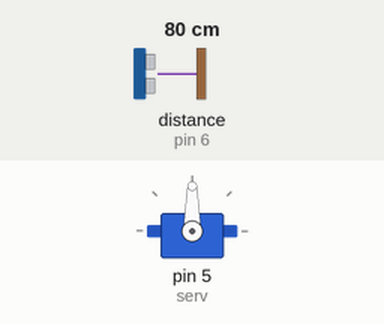
This sketch was run on a simulated Arduino Uno, built with avr-gcc and run on an emulated ATmega328P. Shown: servo. Wiring (inferred from the names in the program): ultrasonic range finder: trigger pin 7; echo pin 6. The test bench sets the inputs (shaded band); at power-on: distance to the obstacle (sensor on pin 6) 80 cm. The echo pulse lasts 58.3 µs per cm.

Above: at 1.2 s.
1.3 s: distance to the obstacle (sensor on pin 6) set to 12 cm
2.8 s: distance to the obstacle (sensor on pin 6) set to 9 cm
At 4.4 s:
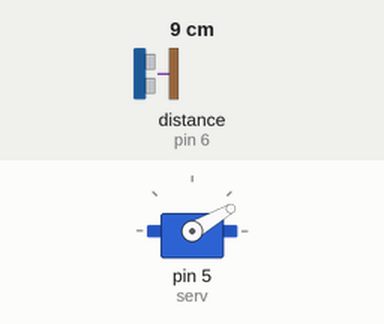
5.8 s: distance to the obstacle (sensor on pin 6) set to 4 cm
8.8 s: distance to the obstacle (sensor on pin 6) set to 2 cm
At 9.12 s:
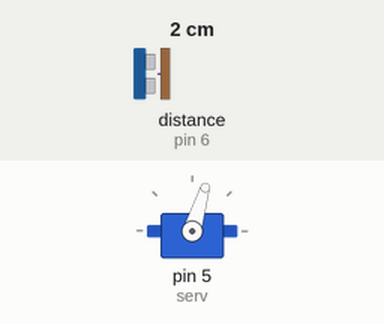
Timing chart, 0 to 11.4 s (numbered marks = the images above; inputs shaded):
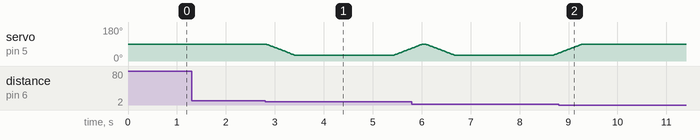

The sketch:

Smart_Door.ino
```cpp
#include <Servo.h>

int serv=5;
int echo=6;
int trig=7;

Servo sv;
int pos=90;
double val;

void setup()
{
  sv.attach(serv);
  sv.write(90);
}

void loop()
{
  delay(50);
  val=readL();
  if(val>=2&&val<=10)
  {
    openD();
  }
}

float readL()
{
  long duration,inches;
  float d;
  pinMode(trig,OUTPUT);
  digitalWrite(trig,LOW);
  delayMicroseconds(2);
  digitalWrite(trig,HIGH);
  delayMicroseconds(10);
  digitalWrite(trig,LOW);
  pinMode(echo,INPUT);
  duration=pulseIn(echo, HIGH);
  d=(float)(duration*0.017);
  return (d>=2&&d<400)?d:(-1);
}

void openD()
{
  while(pos!=30)
  {
    delay(10);
    pos--;
    sv.write(pos);
  }
  delay(2000);
  closeD();
}

void closeD()
{
  while(pos!=90)
  {
    delay(10);
    pos++;
    sv.write(pos);
  }
}
```

Measured:
- the behaviour switches between 11 and 10 cm on distance to the obstacle (sensor on pin 6) (found by bisection; images 0 and 1)
- the behaviour switches between 3 and 2 cm on distance to the obstacle (sensor on pin 6) (found by bisection; images 1 and 2)
- after the input at 1.3 s, every drawn part: stays the same
- after the input at 8.8 s, servo on pin 5 (serv): goes on until 9.3 s, then stays 90°
